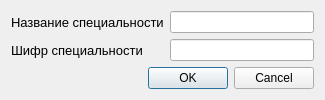
<?xml version="1.0" encoding="UTF-8"?>
<ui version="4.0">
 <class>AddVacancy</class>
 <widget class="QDialog" name="AddVacancy">
  <property name="geometry">
   <rect>
    <x>0</x>
    <y>0</y>
    <width>325</width>
    <height>97</height>
   </rect>
  </property>
  <property name="windowTitle">
   <string>Dialog</string>
  </property>
  <layout class="QFormLayout" name="formLayout">
   <item row="0" column="0">
    <widget class="QLabel" name="label">
     <property name="font">
      <font>
       <pointsize>10</pointsize>
      </font>
     </property>
     <property name="text">
      <string>Название специальности</string>
     </property>
    </widget>
   </item>
   <item row="0" column="1">
    <widget class="QLineEdit" name="lineEdit"/>
   </item>
   <item row="1" column="0">
    <widget class="QLabel" name="label_2">
     <property name="font">
      <font>
       <pointsize>10</pointsize>
      </font>
     </property>
     <property name="text">
      <string>Шифр специальности</string>
     </property>
    </widget>
   </item>
   <item row="1" column="1">
    <widget class="QLineEdit" name="lineEdit_2"/>
   </item>
   <item row="2" column="0" colspan="2">
    <widget class="QDialogButtonBox" name="buttonBox">
     <property name="orientation">
      <enum>Qt::Horizontal</enum>
     </property>
     <property name="standardButtons">
      <set>QDialogButtonBox::Cancel|QDialogButtonBox::Ok</set>
     </property>
    </widget>
   </item>
  </layout>
 </widget>
 <resources/>
 <connections>
  <connection>
   <sender>buttonBox</sender>
   <signal>accepted()</signal>
   <receiver>AddVacancy</receiver>
   <slot>accept()</slot>
   <hints>
    <hint type="sourcelabel">
     <x>248</x>
     <y>254</y>
    </hint>
    <hint type="destinationlabel">
     <x>157</x>
     <y>274</y>
    </hint>
   </hints>
  </connection>
  <connection>
   <sender>buttonBox</sender>
   <signal>rejected()</signal>
   <receiver>AddVacancy</receiver>
   <slot>reject()</slot>
   <hints>
    <hint type="sourcelabel">
     <x>316</x>
     <y>260</y>
    </hint>
    <hint type="destinationlabel">
     <x>286</x>
     <y>274</y>
    </hint>
   </hints>
  </connection>
 </connections>
</ui>
